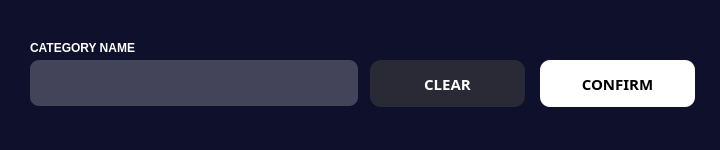
<?xml version="1.0" encoding="UTF-8"?>
<ui version="4.0">
 <class>AddCat</class>
 <widget class="QDialog" name="AddCat">
  <property name="geometry">
   <rect>
    <x>0</x>
    <y>0</y>
    <width>720</width>
    <height>150</height>
   </rect>
  </property>
  <property name="minimumSize">
   <size>
    <width>720</width>
    <height>150</height>
   </size>
  </property>
  <property name="maximumSize">
   <size>
    <width>720</width>
    <height>150</height>
   </size>
  </property>
  <property name="windowTitle">
   <string>Dialog</string>
  </property>
  <property name="styleSheet">
   <string notr="true">QDialog#AddCat{
background-color: rgb(15, 16, 43);
}</string>
  </property>
  <widget class="QLabel" name="label_7">
   <property name="geometry">
    <rect>
     <x>30</x>
     <y>40</y>
     <width>141</width>
     <height>16</height>
    </rect>
   </property>
   <property name="styleSheet">
    <string notr="true">font-family: 'Montserrat';
font-style: normal;
font-weight: 600;
font-size: 10.1515px;
line-height: 12px;
text-transform: uppercase;

color: #FFFFFF;</string>
   </property>
   <property name="text">
    <string>CATEGORY NAME</string>
   </property>
  </widget>
  <widget class="QLineEdit" name="categTB">
   <property name="geometry">
    <rect>
     <x>30</x>
     <y>60</y>
     <width>328</width>
     <height>46</height>
    </rect>
   </property>
   <property name="styleSheet">
    <string notr="true">font-family: 'Montserrat';
font-style: normal;
font-weight: 500;
font-size: 15px;
line-height: 18px;
font-family: 'Montserrat';
font-style: normal;
font-weight: 500;
font-size: 15px;
line-height: 18px;
color: rgb(247, 247, 247);

position: absolute;
width: 318px;
height: 34px;

background: #434459;
border-radius: 9.32035px;

padding-left:10px;

position: absolute;
width: 318px;
height: 34px;

background: #434459;
border-radius: 9.32035px;

padding-left:10px;</string>
   </property>
   <property name="text">
    <string/>
   </property>
   <property name="placeholderText">
    <string/>
   </property>
  </widget>
  <widget class="QPushButton" name="addcatconfirm">
   <property name="geometry">
    <rect>
     <x>540</x>
     <y>60</y>
     <width>155</width>
     <height>47</height>
    </rect>
   </property>
   <property name="font">
    <font>
     <family>Montserrat</family>
     <pointsize>-1</pointsize>
     <weight>75</weight>
     <italic>false</italic>
     <bold>true</bold>
    </font>
   </property>
   <property name="styleSheet">
    <string notr="true">font-family: 'Montserrat';
font-style: normal;
font-weight: 600;
font-size: 15px;
line-height: 18px;

color: rgb(0, 0, 0);
box-sizing: border-box;

position: absolute;
width: 131px;
height: 34px;
left: 200.1px;
top: calc(50% - 34px/2 + 231px);

background: #FFFFFF;
border-radius: 10px;</string>
   </property>
   <property name="text">
    <string>CONFIRM</string>
   </property>
   <property name="icon">
    <iconset resource="ICONS.qrc">
     <normaloff>:/ARROW/RESOURCE/next.png</normaloff>:/ARROW/RESOURCE/next.png</iconset>
   </property>
   <property name="iconSize">
    <size>
     <width>12</width>
     <height>12</height>
    </size>
   </property>
  </widget>
  <widget class="QPushButton" name="pushButton_24">
   <property name="geometry">
    <rect>
     <x>370</x>
     <y>60</y>
     <width>155</width>
     <height>47</height>
    </rect>
   </property>
   <property name="font">
    <font>
     <family>Montserrat</family>
     <pointsize>-1</pointsize>
     <weight>75</weight>
     <italic>false</italic>
     <bold>true</bold>
    </font>
   </property>
   <property name="styleSheet">
    <string notr="true">font-family: 'Montserrat';
font-style: normal;
font-weight: 600;
font-size: 15px;
line-height: 18px;

color: #FFFFFF;
box-sizing: border-box;

position: absolute;
width: 131px;
height: 34px;
left: 52.1px;
top: calc(50% - 34px/2 + 231px);

background: #2A2A37;
border-radius: 11px;</string>
   </property>
   <property name="text">
    <string>CLEAR</string>
   </property>
   <property name="icon">
    <iconset resource="ICONS.qrc">
     <normaloff>:/ARROW/RESOURCE/clear.png</normaloff>:/ARROW/RESOURCE/clear.png</iconset>
   </property>
   <property name="iconSize">
    <size>
     <width>12</width>
     <height>12</height>
    </size>
   </property>
  </widget>
 </widget>
 <resources>
  <include location="ICONS.qrc"/>
 </resources>
 <connections/>
</ui>
